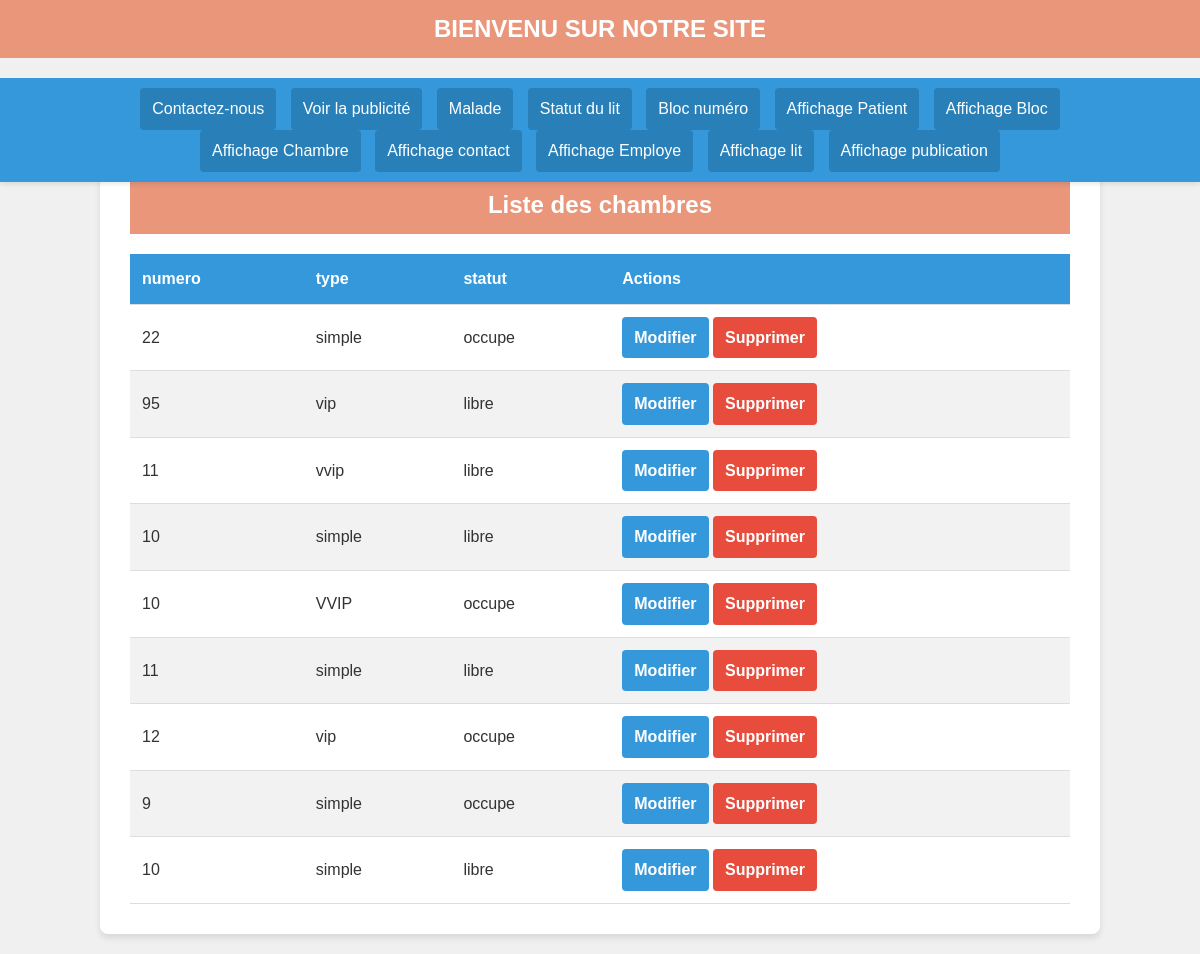
Page /user/affichagechambre.php on the committed database.
### tables this page shows
CREATE TABLE `chambre` (
  `id_chambre` int(11) NOT NULL,
  `numero` varchar(10) DEFAULT NULL,
  `type` varchar(20) DEFAULT NULL,
  `statut` char(255) DEFAULT 'libre',
  `id_bloc` int(11) DEFAULT NULL
);

### user/affichagechambre.php (the view, shortened to what this page needs)
<!DOCTYPE html>
<html lang="fr">
<head>
</head>
<body>
<?php include 'Accueil.php';?>;
    <div class="container">
        <h1>Liste des chambres</h1>
        <?php
        try {
            $pdo = new PDO('mysql:host=localhost;dbname=gestion_chambre_lit;charset=utf8', 'root', '');
            $pdo->setAttribute(PDO::ATTR_ERRMODE, PDO::ERRMODE_EXCEPTION);
        } catch (PDOException $e) {
            die("Erreur de connexion : " . $e->getMessage());
        }
        $affichageRecl = $pdo->query("SELECT * FROM chambre");
        ?>
        <table>
            <thead>
                <tr>
                    <th>numero</th>
                    <th>type</th>
                    <th>statut</th>
                    <th>Actions</th>
                </tr>
            </thead>
            <tbody>
                <?php while ($chambreRecup = $affichageRecl->fetch(PDO::FETCH_ASSOC)) { ?>
                    <tr>
                        <td><?php echo htmlspecialchars($chambreRecup["numero"]); ?></td>
                        <td><?php echo htmlspecialchars($chambreRecup["type"]); ?></td>
                        <td><?php echo htmlspecialchars($chambreRecup["statut"]); ?></td>
                        <td>
                            <a href="modifiechambre.php?id=<?php echo $chambreRecup["id_chambre"]; ?>" class="btn btn-primary">Modifier</a>
                            <a href="affichagechambre.php?sup=<?php echo $chambreRecup["id_chambre"]; ?>" class="btn btn-danger" onclick="return confirm('Êtes-vous sûr de vouloir supprimer ce chambre ?');">Supprimer</a>
                        </td>
                    </tr>
                <?php } ?>
            </tbody>
        </table>
    </div>
</body>
</html>

### user/Accueil.php (shortened to what this page needs)
<!DOCTYPE html>
<html lang="fr">
<head>
</head>
<body>
    <header class="header">
        <h1>BIENVENU SUR NOTRE SITE</h1>
        <nav class="nav">
            <a href="Contacte.php">Contactez-nous</a>
            <a href="publication.php">Voir la publicité</a>
            <a href="patient.php">Malade</a>
            <a href="Lit.php">Statut du lit</a>
            <a href="Bloc.php">Bloc numéro</a>
            <a href="affichagepatient.php">Affichage Patient</a>
			<a href="affichagebloc.php">Affichage Bloc</a><br>
			<a href="affichagechambre.php">Affichage Chambre</a>
			<a href="affichagecontacte.php">Affichage contact</a>
			<a href="affichageemploye.php">Affichage Employe</a>
			<a href="affichagelit.php">Affichage lit</a>
			<a href="affichagepublication.php">Affichage publication</a>
        </nav>
    </header>
</body>
</html>

### user/affichagechambre.php (style rules this page uses)
:root { --primary-color: #3498db; --secondary-color: #2ecc71; --danger-color: #e74c3c; --background-color: #f0f0f0; --text-color: #333; }
* { box-sizing: border-box; margin: 0; padding: 0; }
body { font-family: 'Arial', sans-serif; background-color: var(--background-color); color: var(--text-color); line-height: 1.6; padding: 20px; }
.container { max-width: 1000px; margin: 0 auto; margin-top:20px; background-color: #fff; border-radius: 8px; box-shadow: 0 4px 6px rgba(0, 0, 0, 0.1); padding: 30px; }
h1 { color: var(--primary-color); text-align: center; margin-bottom: 20px; }
table { width: 100%; border-collapse: collapse; margin-top: 20px; }
th, td { padding: 12px; text-align: left; border-bottom: 1px solid #ddd; }
th { background-color: var(--primary-color); color: #fff; }
tr:nth-child(even) { background-color: #f2f2f2; }
.btn { display: inline-block; padding: 8px 12px; border-radius: 4px; text-decoration: none; color: #fff; font-weight: bold; transition: background-color 0.3s ease; }
.btn-danger { background-color: var(--danger-color); }
.btn-primary { background-color: var(--primary-color); }

### user/Accueil.php (style rules this page uses)
* { margin: 0; padding: 0; box-sizing: border-box; }
body { font-family: Arial, sans-serif; padding-top: 100px; }
.header { position: fixed; top: 0; left: 0; margin-bottom:50px; width: 100%; background-color: #f0f0f0; box-shadow: 0 2px 5px rgba(0,0,0,0.1); z-index: 1000; }
h1 { background-color: darksalmon; color: white; padding: 10px 0; text-align: center; font-size: 24px; }
.nav { background-color: #3498db; padding: 10px; text-align: center; white-space: nowrap; overflow-x: auto; }
.nav a { text-decoration: none; padding: 8px 12px; color: white; background-color: #2980b9; margin: 0 5px; border-radius: 4px; transition: background-color 0.3s ease; display: inline-block; }

### rows in the picture
chambre: numero "22", type "simple", statut "occupe"
chambre: numero "95", type "vip", statut "libre"
chambre: numero "11", type "vvip", statut "libre"
chambre: numero "10", type "simple", statut "libre"
chambre: numero "10", type "VVIP", statut "occupe"
chambre: numero "11", type "simple", statut "libre"
chambre: numero "12", type "vip", statut "occupe"
chambre: numero "9", type "simple", statut "occupe"
chambre: numero "10", type "simple", statut "libre"
